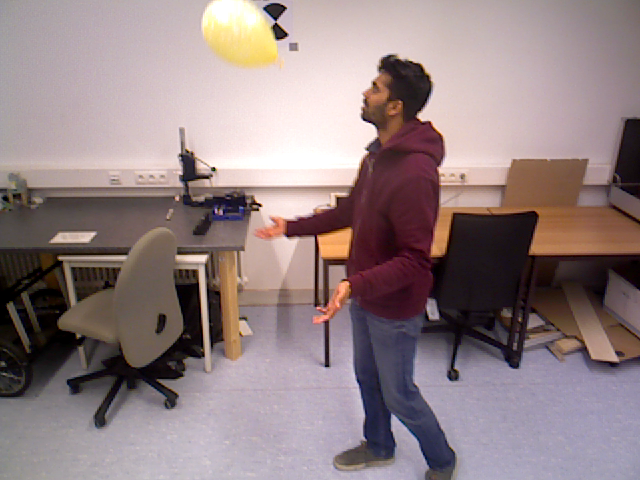
#> input picture examples/vrnerf/rgbd_bonn_balloon/rgb/1548266470.79055.png, 640 x 480 px, given as the content of the folder examples/vrnerf/rgbd_bonn_balloon/rgb/1548266470.79055.png, which was not available
$ python make_comparison_figure.py --a examples/vrnerf/rgbd_bonn_balloon/rgb/1548266470.79055.png --b examples/vrnerf/rgbd_bonn_balloon/rgb/1548266470.82409.png --out out.png
#> lines starting #> are read from the running program, lines starting #| are printed output that depends on the picture; pictures that were not available may be replaced by others from this repository, and a replacement may not be noted
"""Build GT | baseline | ours comparison frames from two eval runs.

WHY THIS EXISTS. eval writes one image per (batch, view) as GT|pred panels, per run.
A "vanilla vs ours" figure therefore has to be assembled ACROSS two runs, matching
filenames (identical batch/view = identical GT), which is exactly what this does.

The comparison that reads visually is NOT flow-vs-no-flow (+0.71 dB, ~12% of pixels)
but VANILLA vs FULL MODEL (+2.70 psnr / +1.44 dynamic): fine-tuning sharpens the
scene and scene flow puts the moving object in the right place. Under a long window
the baseline shows the object at several past positions at once (ghosting) while the
motion-compensated model collapses those onto its position at t.

Usage:
    python make_comparison_figure.py --a runA/images --b runB/images --out fig/
    ffmpeg -framerate 10 -pattern_type glob -i 'fig/*.png' -c:v libx264 -pix_fmt yuv420p out.mp4
"""
import argparse
import os
from pathlib import Path

from PIL import Image, ImageDraw


def split_panels(im, n):
    w, h = im.size
    pw = w // n
    return [im.crop((i * pw, 0, (i + 1) * pw, h)) for i in range(n)]


def label(im, text, pad=6):
    d = ImageDraw.Draw(im)
    tw = d.textlength(text) + 2 * pad
    d.rectangle([0, 0, tw, 20], fill=(0, 0, 0))
    d.text((pad, 4), text, fill=(255, 255, 255))
    return im


def main():
    ap = argparse.ArgumentParser()
    ap.add_argument("--a", required=True, help="images/ dir of run A (the baseline)")
    ap.add_argument("--b", required=True, help="images/ dir of run B (ours)")
    ap.add_argument("--out", required=True)
    ap.add_argument("--panels", type=int, default=2,
                    help="panels per saved image: 2 for GT|pred, 3 with --image_error_map")
    ap.add_argument("--label_a", default="VGGT baseline")
    ap.add_argument("--label_b", default="ours (fine-tuned + scene flow)")
    ap.add_argument("--crop", default=None,
                    help="x,y,w,h in the ORIGINAL panel, to zoom on the moving object")
    ap.add_argument("--no_labels", action="store_true")
    args = ap.parse_args()

    os.makedirs(args.out, exist_ok=True)
    names = sorted(set(os.listdir(args.a)) & set(os.listdir(args.b)))
    names = [n for n in names if n.endswith(".png")]
    if not names:
        raise SystemExit("no filenames common to both runs -- were they rendered with "
                         "the same --image_batch_start / --image_views?")
    box = tuple(int(v) for v in args.crop.split(",")) if args.crop else None

    for n in names:
        pa = split_panels(Image.open(os.path.join(args.a, n)).convert("RGB"), args.panels)
#> in split_panels, `w, h = im.size`: w = 640; h = 480
#> in split_panels, `pw = w // n`: pw = 320
        pb = split_panels(Image.open(os.path.join(args.b, n)).convert("RGB"), args.panels)
        cells = [pa[0], pa[1], pb[1]]                      # GT (shared), baseline, ours
        if box:
            x, y, w, h = box
            cells = [c.crop((x, y, x + w, y + h)) for c in cells]
        if not args.no_labels:
            cells = [label(c.copy(), t) for c, t in
                     zip(cells, ["ground truth", args.label_a, args.label_b])]
#> in label, `d = ImageDraw.Draw(im)`:
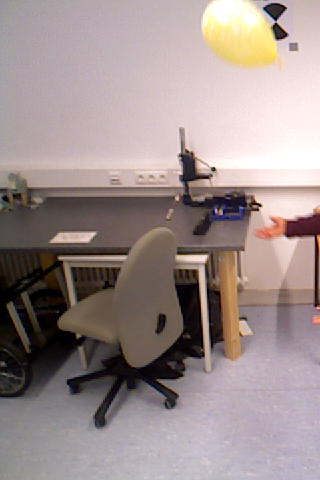
#> im: PIL image 320x480 RGB; mean R, G, B 157.8, 143.2, 141.6
#> call 2 of label, with text = 'VGGT baseline', pad = 6
#> in label (call 2), `d = ImageDraw.Draw(im)`:
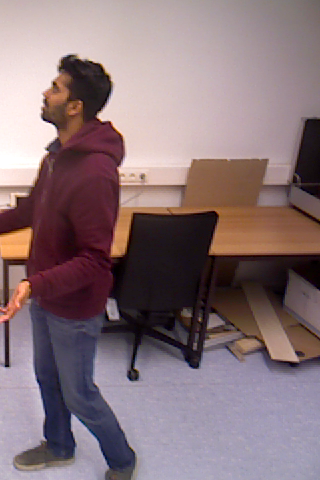
#> im: PIL image 320x480 RGB; mean R, G, B 135.9, 115.5, 120.2
#> in label (call 2), `tw = d.textlength(text) + 2 * pad`: tw = 80
#> cells = 3 items
        w, h = cells[0].size
#> w = 320
        out = Image.new("RGB", (w * 3, h))
#> out: PIL image 960x480 RGB; every value is 0
        for i, c in enumerate(cells):
            out.paste(c, (i * w, 0))
#> this loop made 3 passes
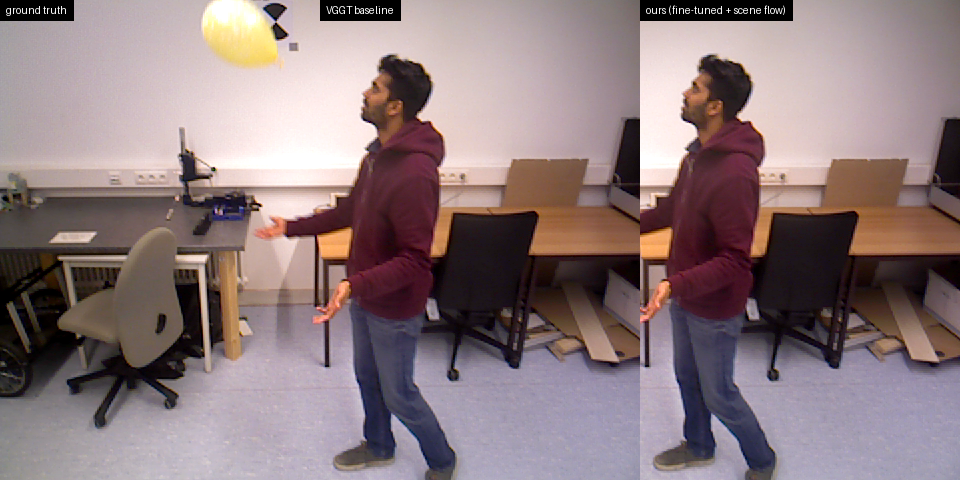
#> out: PIL image 960x480 RGB; mean R, G, B 140.8, 122.6, 125.2
        out.save(os.path.join(args.out, n))
    print(f"wrote {len(names)} frames to {args.out}")
    print("video:  ffmpeg -framerate 10 -pattern_type glob -i '"
          f"{args.out}/*.png' -c:v libx264 -pix_fmt yuv420p comparison.mp4")


if __name__ == "__main__":
    main()
